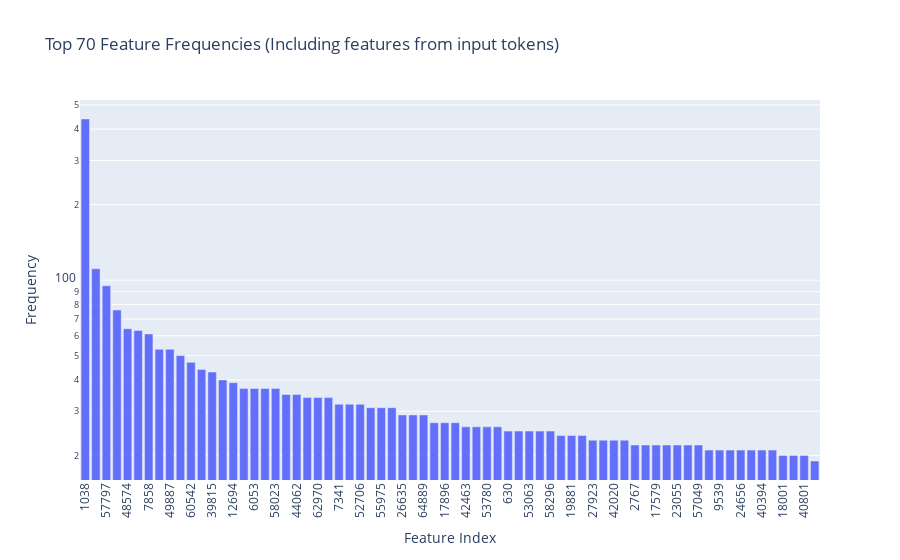

Here is the notebook cell this chart was saved with:
### Code cell
plot_feature_freqs(top_k_all_acts_feature_freq, title=f'Top {TOP_K_ENCODER_OUT_FEATURE_FREQ} Feature Frequencies (Including features from input tokens)')

### Figure 1 — Plotly figure (JSON) as saved in the notebook; plotly's stock layout.template omitted (floating-point values rounded to 4 significant figures)
{"data": [{"hovertemplate": "Feature Index=%{x}<br>Frequency=%{y}<extra></extra>", "legendgroup": "", "marker": {"color": "#636efa", "pattern": {"shape": ""}}, "name": "", "orientation": "v", "showlegend": false, "textposition": "auto", "type": "bar", "x": ["1038", "43345", "57797", "39922", "48574", "5012", "7858", "2920", "49887", "26532", "60542", "3914", "39815", "18635", "12694", "1361", "6053", "16435", "58023", "27486", "44062", "60204", "62970", "65200", "7341", "16966", "52706", "30769", "55975", "58202", "26635", "63665", "64889", "5400", "17896", "63050", "42463", "47868", "53780", "60643", "630", "4742", "53063", "56651", "58296", "8205", "19881", "47573", "27923", "38352", "42020", "49861", "2767", "5829", "17579", "20222", "23055", "25624", "57049", "2341", "9539", "19999", "24656", "39442", "40394", "40573", "18001", "24310", "40801", "3248"], "xaxis": "x", "y": [439, 111, 95, 76, 64, 63, 61, 53, 53, 50, 47, 44, 43, 40, 39, 37, 37, 37, 37, 35, 35, 34, 34, 34, 32, 32, 32, 31, 31, 31, 29, 29, 29, 27, 27, 27, 26, 26, 26, 26, 25, 25, 25, 25, 25, 24, 24, 24, 23, 23, 23, 23, 22, 22, 22, 22, 22, 22, 22, 21, 21, 21, 21, 21, 21, 21, 20, 20, 20, 19], "yaxis": "y"}], "layout": {"barmode": "relative", "legend": {"tracegroupgap": 0}, "title": {"text": "Top 70 Feature Frequencies (Including features from input tokens)"}, "xaxis": {"anchor": "y", "domain": [0, 1], "tickangle": -90, "title": {"text": "Feature Index"}}, "yaxis": {"anchor": "x", "domain": [0, 1], "title": {"text": "Frequency"}, "type": "log"}}}
